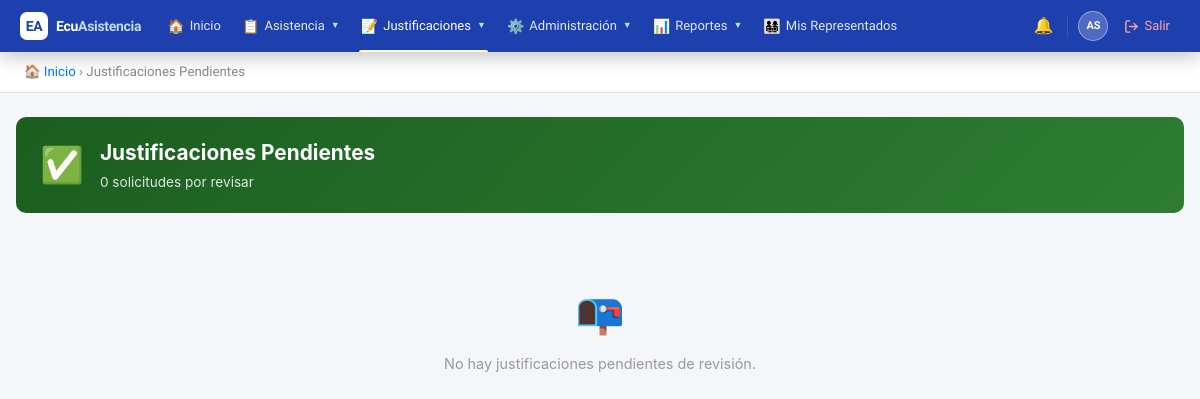
/public/?action=pending_justifications (signed in), run on an earlier commit of the app's database.
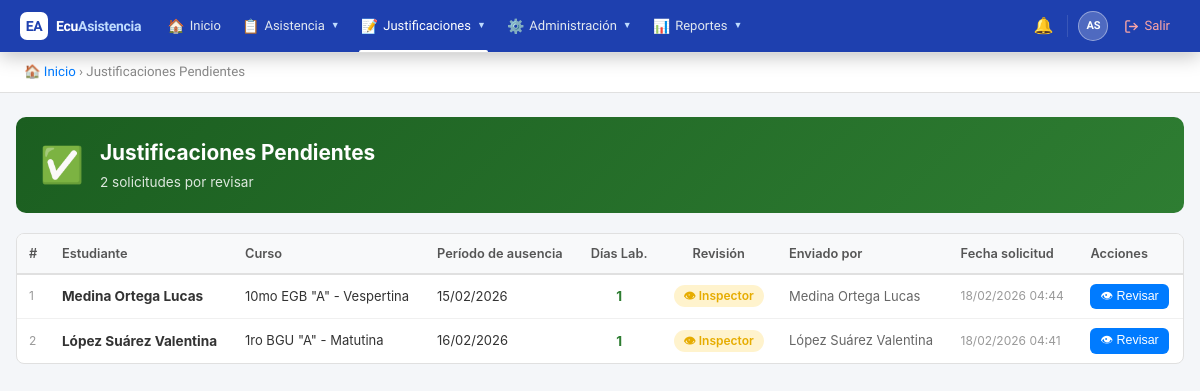
And on a later commit of the database.
### tables this page shows
CREATE TABLE `justifications` (
  `id` int(11) NOT NULL AUTO_INCREMENT,
  `attendance_id` int(11) NOT NULL,
  `student_id` int(11) NOT NULL,
  `submitted_by` int(11) NOT NULL,
  `reason` text NOT NULL,
  `document_path` varchar(255) DEFAULT NULL,
  `status` enum('pendiente','aprobado','rechazado') DEFAULT 'pendiente',
  `reviewed_by` int(11) DEFAULT NULL,
  `review_notes` text DEFAULT NULL,
  `created_at` timestamp NOT NULL DEFAULT current_timestamp(),
  `updated_at` timestamp NOT NULL DEFAULT current_timestamp() ON UPDATE current_timestamp(),
  PRIMARY KEY (`id`),
  KEY `attendance_id` (`attendance_id`),
  KEY `submitted_by` (`submitted_by`),
  KEY `reviewed_by` (`reviewed_by`),
  KEY `idx_status` (`status`),
  KEY `idx_student` (`student_id`),
  CONSTRAINT `justifications_ibfk_1` FOREIGN KEY (`attendance_id`) REFERENCES `attendances` (`id`) ON DELETE CASCADE,
  CONSTRAINT `justifications_ibfk_2` FOREIGN KEY (`student_id`) REFERENCES `users` (`id`),
  CONSTRAINT `justifications_ibfk_3` FOREIGN KEY (`submitted_by`) REFERENCES `users` (`id`),
  CONSTRAINT `justifications_ibfk_4` FOREIGN KEY (`reviewed_by`) REFERENCES `users` (`id`)
);

CREATE TABLE `courses` (
  `id` int(11) NOT NULL AUTO_INCREMENT,
  `institution_id` int(11) NOT NULL,
  `school_year_id` int(11) NOT NULL,
  `name` varchar(100) NOT NULL,
  `grade_level` varchar(50) DEFAULT NULL,
  `parallel` varchar(10) DEFAULT NULL,
  `shift_id` int(11) NOT NULL,
  `created_at` timestamp NOT NULL DEFAULT current_timestamp(),
  `updated_at` timestamp NOT NULL DEFAULT current_timestamp() ON UPDATE current_timestamp(),
  PRIMARY KEY (`id`),
  KEY `institution_id` (`institution_id`),
  KEY `school_year_id` (`school_year_id`),
  KEY `shift_id` (`shift_id`),
  CONSTRAINT `courses_ibfk_1` FOREIGN KEY (`institution_id`) REFERENCES `institutions` (`id`),
  CONSTRAINT `courses_ibfk_2` FOREIGN KEY (`school_year_id`) REFERENCES `school_years` (`id`),
  CONSTRAINT `courses_ibfk_3` FOREIGN KEY (`shift_id`) REFERENCES `shifts` (`id`)
);

CREATE TABLE `attendances` (
  `id` int(11) NOT NULL AUTO_INCREMENT,
  `student_id` int(11) NOT NULL,
  `course_id` int(11) NOT NULL,
  `subject_id` int(11) NOT NULL,
  `teacher_id` int(11) NOT NULL,
  `school_year_id` int(11) NOT NULL,
  `shift_id` int(11) NOT NULL,
  `date` date NOT NULL,
  `hour_period` varchar(20) DEFAULT NULL,
  `status` enum('presente','ausente','tardanza','justificado') NOT NULL,
  `observation` text DEFAULT NULL,
  `created_at` timestamp NOT NULL DEFAULT current_timestamp(),
  `updated_at` timestamp NOT NULL DEFAULT current_timestamp() ON UPDATE current_timestamp(),
  PRIMARY KEY (`id`),
  KEY `course_id` (`course_id`),
  KEY `subject_id` (`subject_id`),
  KEY `teacher_id` (`teacher_id`),
  KEY `school_year_id` (`school_year_id`),
  KEY `shift_id` (`shift_id`),
  KEY `idx_date` (`date`),
  KEY `idx_student` (`student_id`),
  CONSTRAINT `attendances_ibfk_1` FOREIGN KEY (`student_id`) REFERENCES `users` (`id`),
  CONSTRAINT `attendances_ibfk_2` FOREIGN KEY (`course_id`) REFERENCES `courses` (`id`),
  CONSTRAINT `attendances_ibfk_3` FOREIGN KEY (`subject_id`) REFERENCES `subjects` (`id`),
  CONSTRAINT `attendances_ibfk_4` FOREIGN KEY (`teacher_id`) REFERENCES `users` (`id`),
  CONSTRAINT `attendances_ibfk_5` FOREIGN KEY (`school_year_id`) REFERENCES `school_years` (`id`),
  CONSTRAINT `attendances_ibfk_6` FOREIGN KEY (`shift_id`) REFERENCES `shifts` (`id`)
);

### controllers/JustificationController.php (called while the page is built, shortened)
<?php
require_once BASE_PATH . '/models/Justification.php';
class JustificationController {
    private $justificationModel;
    public function __construct() {
        $db = new Database();
        $this->justificationModel  = new Justification($db);
    }
    public function pending() {
        $justifications = $this->justificationModel->getPending();
        include BASE_PATH . '/views/justifications/pending.php';
    }
}

### helpers/Security.php (called while the page is built, shortened)
<?php
class Security {
    public static function hasRole($roleNames) {
        if (!empty($_SESSION['is_superadmin'])) return true;
        $roleNames = (array) $roleNames;
        return count(array_intersect($roleNames, $_SESSION['roles'])) > 0;
    }
}

### config/database.php (called while the page is built)
<?php
class Database {
    private $host = 'localhost';
    private $db = 'ecuasistencia2026_db';
    private $user = 'root';
    private $pass = '';
    private $charset = 'utf8mb4';
    private $pdo;
    public function connect() {
        if ($this->pdo === null) {
            $dsn = "mysql:host={$this->host};dbname={$this->db};charset={$this->charset}";
            $options = [
                PDO::ATTR_ERRMODE => PDO::ERRMODE_EXCEPTION,
                PDO::ATTR_DEFAULT_FETCH_MODE => PDO::FETCH_ASSOC,
                PDO::ATTR_EMULATE_PREPARES => false,
            ];
            try {
                $this->pdo = new PDO($dsn, $this->user, $this->pass, $options);
            } catch (PDOException $e) {
                die('Error de conexión: ' . $e->getMessage());
            }
        }
        return $this->pdo;
    }
}

### models/Justification.php (called while the page is built, shortened)
<?php
class Justification {
    private $db;
    public function __construct($database) {
        $this->db = $database->connect();
    }
    public function getPending() {
        $sql = "SELECT j.*,
                CONCAT(u.last_name, ' ', u.first_name) as student_name,
                CONCAT(s.last_name, ' ', s.first_name) as submitted_by_name,
                a.date as attendance_date,
                sub.name as subject_name,
                c.name as course_name
                FROM justifications j
                INNER JOIN users u ON j.student_id = u.id
                INNER JOIN users s ON j.submitted_by = s.id
                INNER JOIN attendances a ON j.attendance_id = a.id
                INNER JOIN subjects sub ON a.subject_id = sub.id
                LEFT JOIN course_students cs ON u.id = cs.student_id
                LEFT JOIN courses c ON cs.course_id = c.id
                WHERE j.status = 'pendiente'
                ORDER BY j.created_at DESC";
        $stmt = $this->db->query($sql);
        return $stmt->fetchAll();
    }
}

### views/justifications/pending.php (the view, shortened to what this page needs)
<!DOCTYPE html>
<html lang="es">
<head>
</head>
<body>
<?php include BASE_PATH . '/views/partials/navbar.php'; ?>
<div class="breadcrumb">
    <a href="?action=dashboard">🏠 Inicio</a> &rsaquo; Justificaciones Pendientes
</div>
<div class="container">
    <div class="page-header" style="background:linear-gradient(135deg,#1b5e20,#2e7d32);">
        <div class="ph-icon">✅</div>
        <div>
            <h1>Justificaciones Pendientes</h1>
            <p><?= count($justifications) ?> solicitud<?= count($justifications)!=1?'es':'' ?> por revisar</p>
        </div>
    </div>
    <?php if(empty($justifications)): ?>
    <div class="empty-state">
        <div class="icon">📭</div>
        <p>No hay justificaciones pendientes de revisión.</p>
    </div>
    <?php else: ?>
    <div class="table-wrap">
        <table>
            <thead>
                <tr>
                    <th>#</th>
                    <th>Estudiante</th>
                    <th>Curso</th>
                    <th>Período de ausencia</th>
                    <th style="text-align:center;">Días Lab.</th>
                    <th style="text-align:center;">Revisión</th>
                    <th>Enviado por</th>
                    <th>Fecha solicitud</th>
                    <th>Acciones</th>
                </tr>
            </thead>
            <tbody>
                <?php $i = 1; foreach($justifications as $just):
                    $days = (int)($just['working_days'] ?? 1);
                    $canApprove = $just['can_approve'] ?? 'inspector';
                    if ($canApprove === 'tutor') {
                        $approverLabel = '🎓 Tutor';
                        $approverColor = 'badge-green';
                    } elseif ($canApprove === 'inspector') {
                        $approverLabel = '👁 Inspector';
                        $approverColor = 'badge-yellow';
                    } else {
                        $approverLabel = '⚙️ Autoridad';
                        $approverColor = 'badge-red';
                    }
                    if (!empty($just['date_from'])) {
                        $dateFrom = date('d/m/Y', strtotime($just['date_from']));
                        $dateTo   = !empty($just['date_to']) && $just['date_to'] !== $just['date_from']
                            ? date('d/m/Y', strtotime($just['date_to']))
                            : null;
                        $period   = $dateTo ? "$dateFrom al $dateTo" : $dateFrom;
                    } elseif (!empty($just['attendance_date'])) {
                        $period = date('d/m/Y', strtotime($just['attendance_date']));
                    } else {
                        $period = '—';
                    }
                ?>
                <tr>
                    <td style="color:#999;font-size:12px;"><?= $i++ ?></td>
                    <td><strong><?= htmlspecialchars($just['student_name']) ?></strong></td>
                    <td style="font-size:13px;"><?= htmlspecialchars($just['course_name'] ?? '—') ?></td>
                    <td style="font-size:13px;"><?= $period ?></td>
                    <td style="text-align:center;">
                        <span style="font-weight:700;color:<?= $days<=3?'#2e7d32':'#f57f17' ?>">
                            <?= $days ?>
                        </span>
                    </td>
                    <td style="text-align:center;">
                        <span class="badge <?= $approverColor ?>"><?= $approverLabel ?></span>
                    </td>
                    <td style="font-size:13px;color:#666;"><?= htmlspecialchars($just['submitted_by_name']) ?></td>
                    <td style="font-size:12px;color:#999;"><?= date('d/m/Y H:i', strtotime($just['created_at'])) ?></td>
                    <td>
                        <button class="btn btn-primary btn-sm"
                            onclick="openReview(
                                <?= $just['id'] ?>,
                                <?= json_encode($just['reason'] ?? '') ?>,
                                <?= json_encode($just['document_path'] ?? '') ?>,
                                <?= json_encode($period) ?>,
                                <?= $days ?>
                            )">👁 Revisar</button>
                    </td>
                </tr>
                <?php endforeach; ?>
            </tbody>
        </table>
    </div>
    <?php endif; ?>
</div>
</body>
</html>

### public/index.php (shortened to what this page needs)
<?php
$action = $_GET['action'] ?? 'login';
switch ($action) {
    case 'pending_justifications':
        require_once BASE_PATH . '/controllers/JustificationController.php';
        $justCtrl = new JustificationController();
        $justCtrl->pending();
        break;
}

### views/partials/navbar.php (shortened to what this page needs)
<?php
$current_page = $_GET['action'] ?? 'dashboard';
?>
<link rel="stylesheet" href="<?= BASE_URL ?>/css/global.css">
<nav class="ec-nav">
    <div class="ec-nav__inner">
        <a href="?action=dashboard" class="ec-brand">
            <div class="ec-brand__logo">EA</div>
            <span class="ec-brand__name">Ecu<span>Asistencia</span></span>
        </a>
        <div class="ec-menu">
            <div class="ec-item">
                <a href="?action=dashboard" class="ec-item__btn <?= $current_page==='dashboard'?'active':'' ?>">
                    <span class="ec-item__icon">🏠</span> Inicio
                </a>
            </div>
            <?php if(Security::hasRole(['docente','autoridad','inspector','estudiante'])): ?>
            <div class="ec-item">
                <span class="ec-item__btn <?= in_array($current_page,['attendance_register','attendance_view','attendance_calendar','my_attendance','tutor_course_attendance'])?'active':'' ?>">
                    <span class="ec-item__icon">📋</span> Asistencia <span class="ec-item__caret">▼</span>
                </span>
            </div>
            <?php endif; ?>
            <?php if(Security::hasRole(['estudiante','autoridad','inspector'])): ?>
            <div class="ec-item">
                <span class="ec-item__btn <?= in_array($current_page,['my_justifications','pending_justifications','reviewed_justifications'])?'active':'' ?>">
                    <span class="ec-item__icon">📝</span> Justificaciones <span class="ec-item__caret">▼</span>
                </span>
            </div>
            <?php endif; ?>
            <?php if(Security::hasRole('autoridad')): ?>
            <div class="ec-item">
                <span class="ec-item__btn <?= in_array($current_page,['institution','academic','users','assignments','tutor_management','manage_representatives','schedules','backups'])?'active':'' ?>">
                    <span class="ec-item__icon">⚙️</span> Administración <span class="ec-item__caret">▼</span>
                </span>
            </div>
            <div class="ec-item">
                <span class="ec-item__btn <?= in_array($current_page,['reports','stats'])?'active':'' ?>">
                    <span class="ec-item__icon">📊</span> Reportes <span class="ec-item__caret">▼</span>
                </span>
            </div>
            <?php endif; ?>
            <?php if(Security::hasRole('representante')): ?>
            <div class="ec-item">
                <a href="?action=my_children" class="ec-item__btn <?= $current_page==='my_children'?'active':'' ?>">
                    <span class="ec-item__icon">👨‍👩‍👧‍👦</span> Mis Representados
                </a>
            </div>
            <?php endif; ?>
        </div>
        <div class="ec-right">
            <a href="?action=notifications" class="ec-icon-btn" title="Notificaciones">
                🔔
            </a>
            <div class="ec-user-wrap">
                <a href="?action=profile" class="ec-user-btn">
                    <div class="ec-user-avatar">
                        <?= strtoupper(substr($_SESSION['first_name'] ?? 'U', 0, 1) . substr($_SESSION['last_name'] ?? '', 0, 1)) ?>
                    </div>
                </a>
            </div>
            <a href="?action=logout" class="ec-logout-btn">
                <svg width="15" height="15" viewBox="0 0 24 24" fill="none" stroke="currentColor" stroke-width="2.2" stroke-linecap="round" stroke-linejoin="round"><path d="M9 21H5a2 2 0 0 1-2-2V5a2 2 0 0 1 2-2h4"/><polyline points="16 17 21 12 16 7"/><line x1="21" y1="12" x2="9" y2="12"/></svg>
                <span>Salir</span>
            </a>
        </div>
    </div>
</nav>

### public/css/global.css (style rules this page uses)
* { box-sizing: border-box; margin: 0; padding: 0; }
body { font-family: -apple-system, BlinkMacSystemFont, 'Segoe UI', Roboto, sans-serif; background: #f4f6f9; color: #333; font-size: 14px; line-height: 1.5; }
.breadcrumb { padding: 10px 24px; background: #fff; border-bottom: 1px solid #e0e0e0; font-size: 0.83rem; color: #888; }
.breadcrumb a { color: #007bff; text-decoration: none; }
.container { max-width: 1200px; margin: 24px auto; padding: 0 16px; }
.page-header { background: linear-gradient(135deg, #007bff, #0056b3); color: #fff; border-radius: 10px; padding: 20px 24px; margin-bottom: 20px; display: flex; align-items: center; gap: 16px; }
.page-header .ph-icon { font-size: 2.2rem; }
.page-header h1 { font-size: 1.3rem; font-weight: 700; }
.page-header p { font-size: 0.85rem; opacity: 0.85; margin-top: 4px; }
.table-wrap { background: #fff; border: 1px solid #e0e0e0; border-radius: 8px; overflow: hidden; }
table { width: 100%; border-collapse: collapse; }
thead th { background: #f8f9fa; padding: 10px 12px; text-align: left; font-size: 0.8rem; font-weight: 600; color: #555; border-bottom: 2px solid #e0e0e0; white-space: nowrap; }
tbody td { padding: 9px 12px; border-bottom: 1px solid #f0f0f0; font-size: 0.85rem; vertical-align: middle; }
tbody tr:last-child td { border-bottom: none; }
.badge { display: inline-block; padding: 2px 10px; border-radius: 12px; font-size: 0.75rem; font-weight: 600; }
.badge-yellow { background: #fff3cd; color: #e6ac00; }
.btn { padding: 7px 16px; border-radius: 6px; border: none; cursor: pointer; font-size: 0.85rem; font-weight: 500; text-decoration: none; display: inline-flex; align-items: center; gap: 5px; transition: opacity 0.15s, transform 0.1s; line-height: 1.4; }
.btn-primary { background: #007bff; color: #fff; }
.btn-sm { padding: 4px 10px; font-size: 0.78rem; }
.empty-state { text-align: center; padding: 50px 20px; color: #999; }
.empty-state .icon { font-size: 2.5rem; margin-bottom: 10px; }
.empty-state p { font-size: 0.9rem; }

What changed in the data, as far as the page shows it:
added justifications: student_name "Medina Ortega Lucas", courses.name "10mo EGB \"A\" - Vespertina", attendance.date "15/02/2026", days "1", approverLabel "👁 Inspector", submitted_by_name "Medina Ortega Lucas", created_at "18/02/2026 04:44"
added justifications: student_name "López Suárez Valentina", courses.name "1ro BGU \"A\" - Matutina", attendance.date "16/02/2026", days "1", approverLabel "👁 Inspector", submitted_by_name "López Suárez Valentina", created_at "18/02/2026 04:41"
Also different on the page:
count($justifications): "0" → "2"
text no longer shown: "👨‍👩‍👧‍👦 Mis Representados 📭 No hay justificaciones pendientes de revisión."
text now shown: "# Estudiante Curso Período de ausencia Días Lab. Revisión Enviado por Fecha solicitud Acciones"
